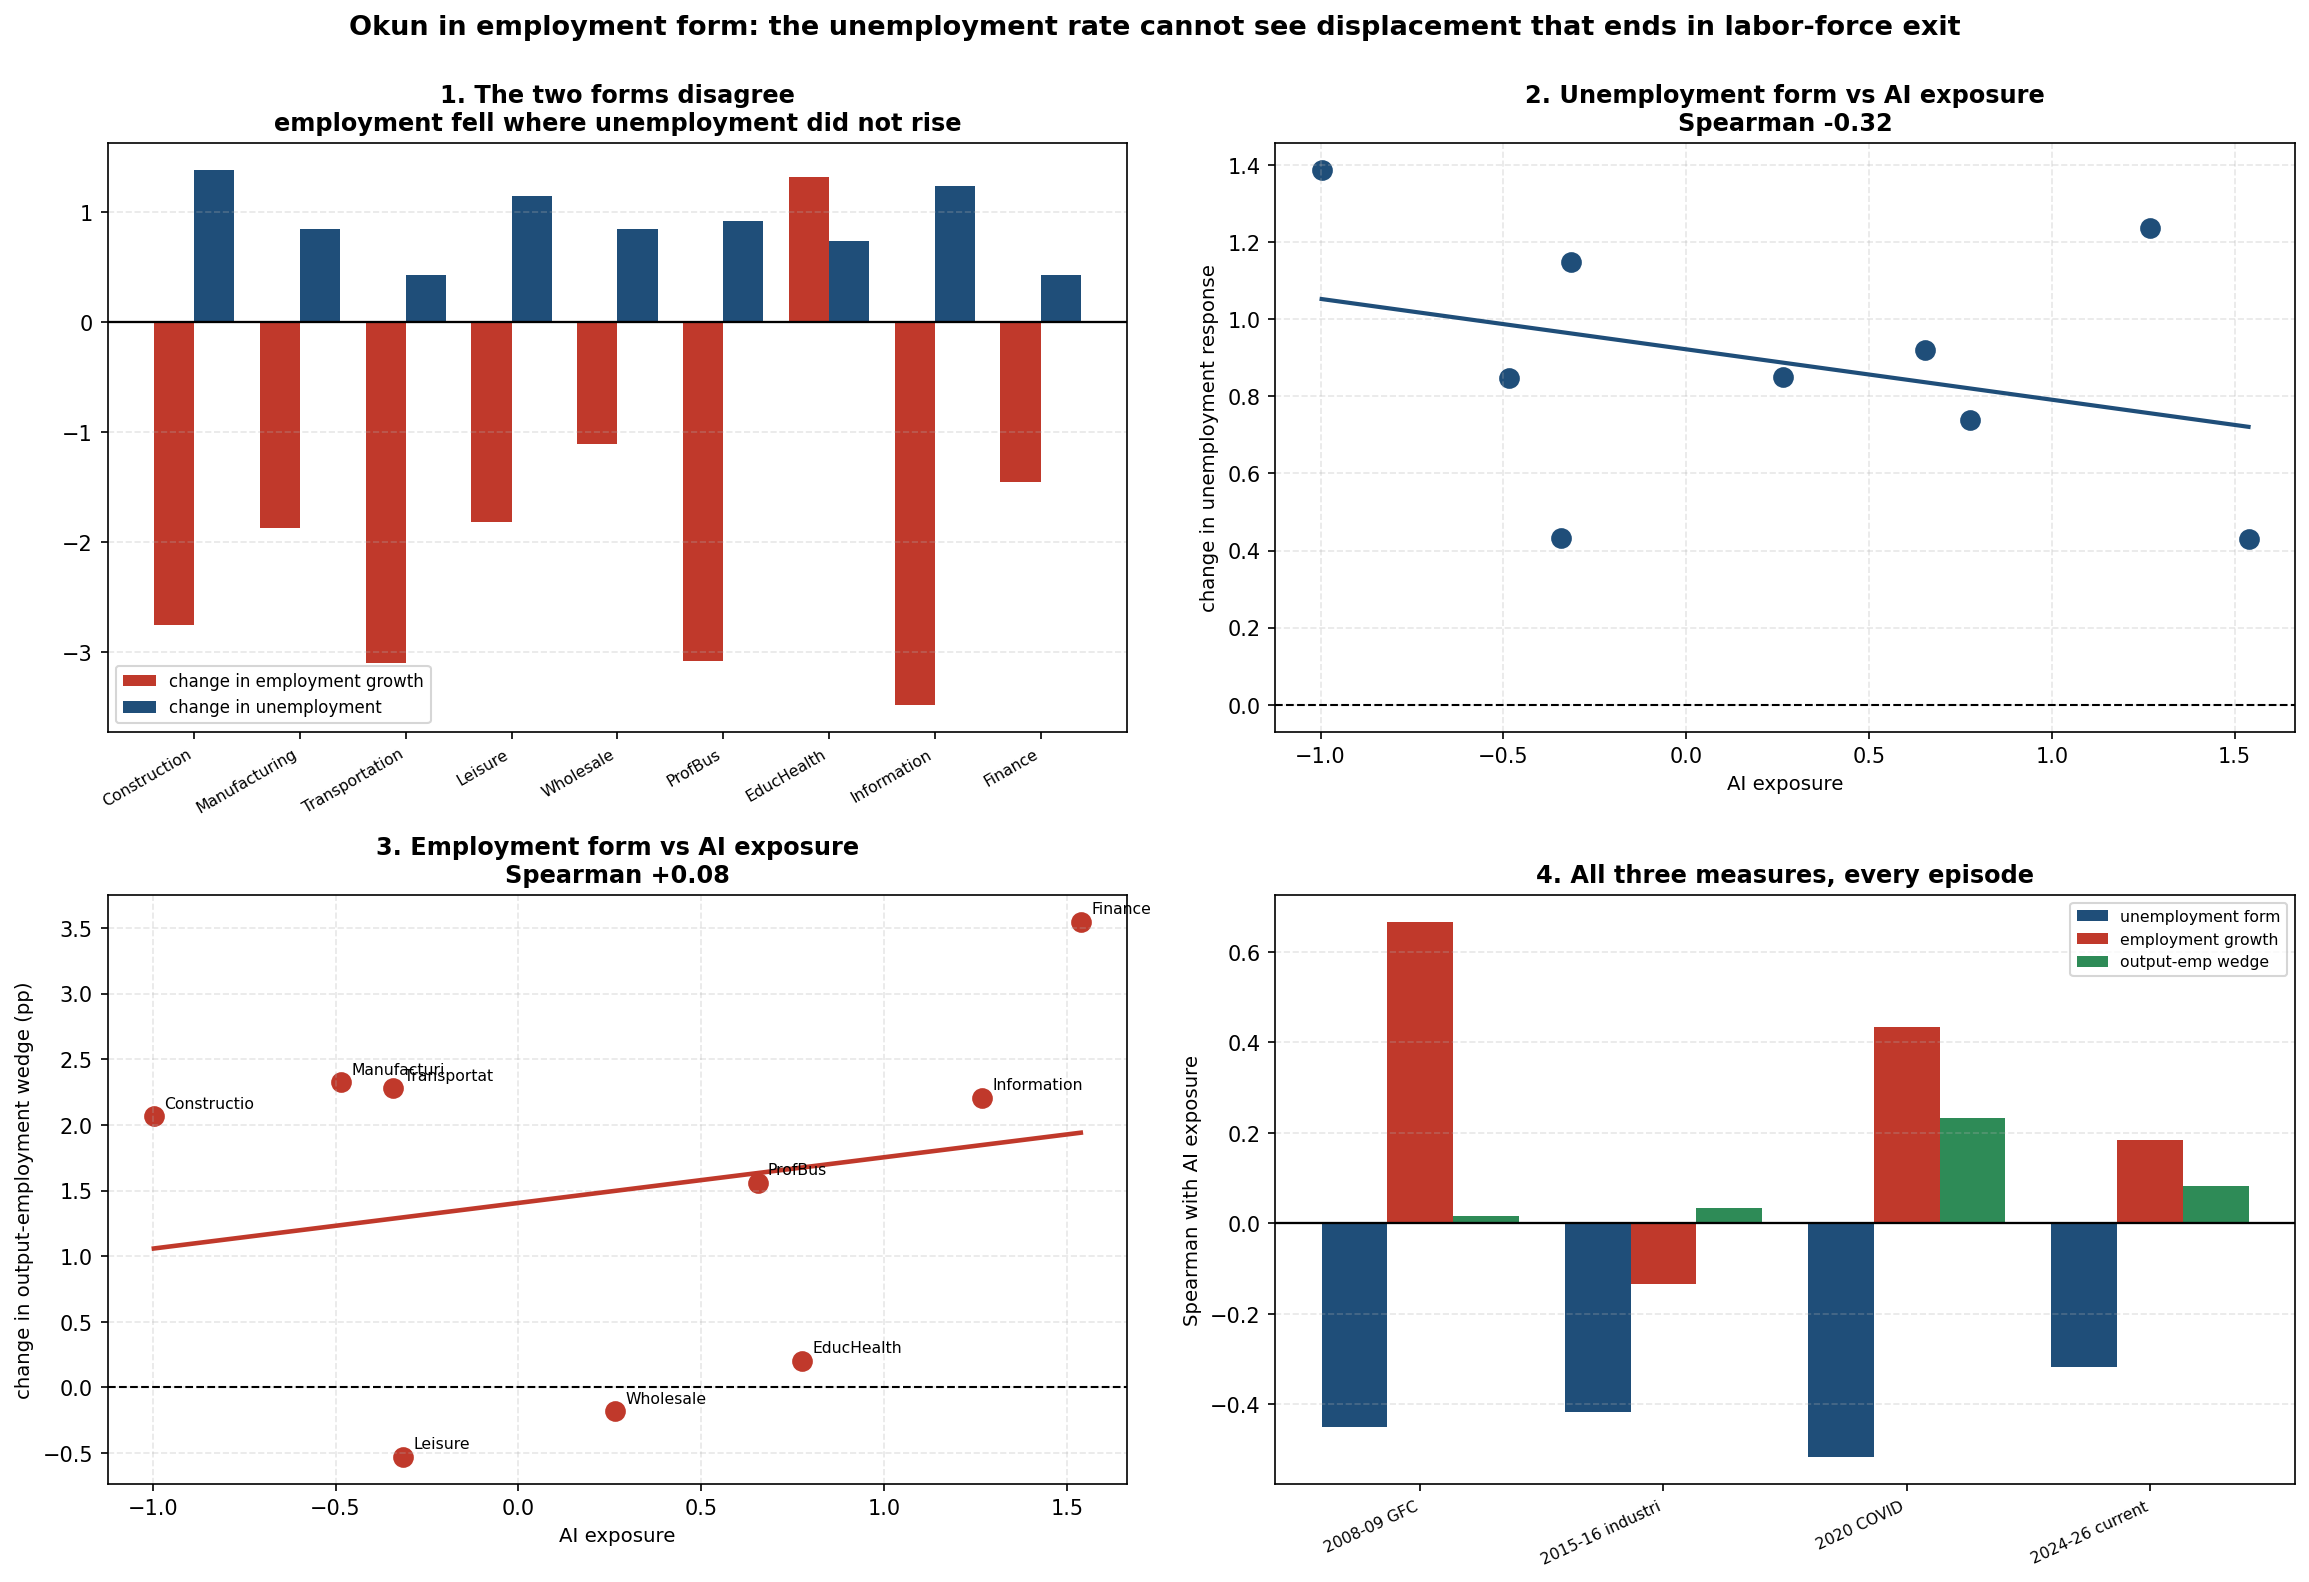

Recreate this plot in Python.
"""
okun_employment_form.py
Okun's Law measured on EMPLOYMENT rather than unemployment, and what the
unemployment form has been hiding.

THE PROBLEM
Every Okun test in this project measures the relationship between sector output
and the sector UNEMPLOYMENT RATE. The unemployment rate is

    unemployed / labor force

so it only moves when a displaced worker stays in the labor force and searches.
A worker who is displaced and EXITS the labor force, through retirement,
discouragement, or emigration, leaves employment but never enters the numerator.
Unemployment can therefore be flat or falling while employment is falling, and an
unemployment-based Okun measure registers nothing.

This is not hypothetical here. immigration_confound.py found construction
unemployment FELL 2.20pp between 2013-2019 and 2024-2025 while hiring collapsed
and each job posting yielded a third fewer hires. The unemployment rate said the
sector was fine. Employment said it was not.

The project already uses the employment form in places, in hiring_slowdown.py and
does_the_lag_solve_it.py, but every Okun-coefficient test uses the unemployment
form. Those are the tests reporting nulls.

THE TWO FORMS
  UNEMPLOYMENT FORM   d(unemployment rate)  against  output growth
                      the textbook version, and what this project has used

  EMPLOYMENT FORM     employment growth     against  output growth
                      the employment elasticity of output. Falls when output is
                      produced with less labor, which is what displacement means.

The wedge between output growth and employment growth is labor productivity
growth, so a widening wedge is output rising without the employment to match.

WHY AVERAGES RATHER THAN REGRESSION SLOPES
The previous test estimated slopes on 8-quarter episode windows of 4-quarter
differenced data, where consecutive observations share 3 of 4 quarters. Only 1 of
9 sector slopes differed significantly from zero, so those rankings were noise.
Differences in window MEANS are far more robust at this sample size, so the
headline measures here are mean-based, with the regression version reported
alongside for comparison rather than relied on.

THE TEST
For each sector and episode, compute the change from the pre-window to the
episode window in:
  (a) the unemployment response
  (b) employment growth
  (c) the output-employment wedge, that is productivity growth
and ask which of the three lines up with AI exposure, and whether (a) and (c)
disagree in the direction the labor-force-exit story predicts.

Reads FRED CSVs from FRED-Data/. Writes okun_employment_form.png.
"""

import os
import glob
import numpy as np
import pandas as pd
import matplotlib
matplotlib.use("Agg")
import matplotlib.pyplot as plt
from scipy import stats as sp_stats

HERE = os.path.dirname(os.path.abspath(__file__))
DATA = os.path.join(HERE, "FRED-Data") + os.sep

EPISODES = [
    ("2008-09 GFC",        ("2005", "2007"), ("2008", "2010"), "financial crisis"),
    ("2015-16 industrial", ("2012", "2014"), ("2015", "2016"), "oil bust"),
    ("2020 COVID",         ("2017", "2019"), ("2020", "2021"), "pandemic"),
    ("2024-26 current",    ("2013", "2019"), ("2024", "2026"), "THE TEST EPISODE"),
]
CURRENT = "2024-26 current"

S = {
    "Information":    (["information_sector_employment_USINFO.csv"],
                       "information_sector_value_added_RVAI.csv",
                       "information_sector_unemployment_rate_LNU04032237.csv", 1.268),
    "Finance":        (["finance_insurance_employment_CES5552000001.csv"],
                       "GDPDEFLATE:financial_activities_value_added_VAFI.csv",
                       "financial_activities_unemployment_rate_LNU04032238.csv", 1.538),
    "ProfBus":        (["professional_business_services_employment_USPBS.csv"],
                       "professional_business_services_value_added_RVAPBS.csv",
                       "professional_business_services_unemployment_rate_LNU04032239.csv", 0.654),
    "Wholesale":      (["wholesale_trade_employment_USWTRADE.csv"],
                       "wholesale_trade_value_added_RVAW.csv",
                       "wholesale_retail_trade_unemployment_rate_LNU04032235.csv", 0.264),
    "EducHealth":     (["education_health_employment_USEHS.csv"],
                       "health_care_social_assistance_value_added_RVAHCSA.csv",
                       "education_health_unemployment_rate_LNU04032240.csv", 0.775),
    "Manufacturing":  (["manufacturing_employment_MANEMP.csv"],
                       "manufacturing_value_added_RVAMA.csv",
                       "manufacturing_unemployment_rate_LNU04032232.csv", -0.484),
    "Transportation": (["transportation_warehousing_employment_CES4300000001.csv",
                        "utilities_employment_CES4422000001.csv"],
                       "transportation_warehousing_value_added_RVAT.csv",
                       "transportation_utilities_unemployment_rate_LNU04032236.csv", -0.342),
    "Construction":   (["construction_employment_USCONS.csv"],
                       "construction_value_added_RVAC.csv",
                       "construction_unemployment_rate_LNU04032231.csv", -0.997),
    "Leisure":        (["leisure_hospitality_employment_USLAH.csv"],
                       "leisure_hospitality_value_added_RVAAERAF.csv",
                       "leisure_hospitality_unemployment_rate_LNU04032241.csv", -0.315),
}


def find(f):
    if os.path.exists(DATA + f):
        return DATA + f
    return (glob.glob(DATA + "*" + f + "*") + glob.glob(DATA + "*" + f))[0]


def load(f):
    d = pd.read_csv(find(f))
    d.columns = [c.strip() for c in d.columns]
    d[d.columns[0]] = pd.to_datetime(d[d.columns[0]])
    d = d.set_index(d.columns[0])
    return pd.to_numeric(d.iloc[:, 0], errors="coerce").dropna()


def real_output(spec):
    if spec.startswith("GDPDEFLATE:"):
        nom = load(spec.split(":", 1)[1])
        gd = load("gdp_deflator_GDPDEF.csv")
        return nom / gd.reindex(nom.index).interpolate() * 100
    return load(spec)


def esum(fs):
    s = None
    for f in fs:
        x = load(f).resample("QS").mean()
        s = x if s is None else s.add(x, fill_value=np.nan)
    return s


def avg(series, y0, y1):
    x = series.loc[f"{y0}-01-01":f"{y1}-12-31"]
    return x.mean() if len(x) >= 4 else np.nan


EG, OG, DU, UL, AI = {}, {}, {}, {}, {}
for name, (efs, ospec, ufile, aiie) in S.items():
    AI[name] = aiie
    EG[name] = (esum(efs).pct_change(4) * 100).dropna()
    OG[name] = (real_output(ospec).pct_change(4) * 100).dropna()
    UL[name] = load(ufile).resample("QS").mean()          # LEVEL of the rate
    DU[name] = UL[name].diff(4).dropna()                  # YoY change in the rate

rows = []
for label, (p0, p1), (e0, e1), what in EPISODES:
    for name in S:
        d_u = avg(DU[name], e0, e1) - avg(DU[name], p0, p1)
        d_ul = avg(UL[name], e0, e1) - avg(UL[name], p0, p1)   # change in LEVEL
        d_e = avg(EG[name], e0, e1) - avg(EG[name], p0, p1)
        d_o = avg(OG[name], e0, e1) - avg(OG[name], p0, p1)
        rows.append(dict(episode=label, what=what, sector=name, aiie=AI[name],
                         d_unemp=d_u, d_ulevel=d_ul, d_emp=d_e, d_out=d_o,
                         d_wedge=d_o - d_e))
R = pd.DataFrame(rows)

print("=" * 100)
print("OKUN IN EMPLOYMENT FORM: what the unemployment form has been hiding")
print("=" * 100)

cur = R[R.episode == CURRENT].set_index("sector")
print("\n[1] THE CURRENT EPISODE, ALL THREE MEASURES SIDE BY SIDE")
print("    Change from the 2013-2019 baseline to 2024-2026.\n")
print(f"  {'sector':<16}{'AIIE':>7}{'d output':>10}{'d employment':>14}"
      f"{'d unemployment':>16}{'d wedge':>10}")
for s in cur.sort_values("aiie", ascending=False).index:
    r = cur.loc[s]
    print(f"  {s:<16}{r.aiie:>+7.2f}{r.d_out:>+10.2f}{r.d_emp:>+14.2f}"
          f"{r.d_unemp:>+16.2f}{r.d_wedge:>+10.2f}")

print("\n[2] THE BLIND SPOT, MEASURED DIRECTLY")
print("    Sectors where employment fell but unemployment did NOT rise are exactly")
print("    the cases the unemployment form cannot see.\n")
print("    NOTE: this uses the change in the unemployment rate LEVEL, not the change")
print("    in its year-over-year change. The level is the quantity the blind-spot")
print("    argument is about.\n")
print(f"  {'sector':<16}{'employment':>12}{'unemp level':>14}   interpretation")
hidden = []
for s in cur.index:
    r = cur.loc[s]
    if r.d_emp < 0 and r.d_ulevel <= 0:
        tag = "HIDDEN: jobs lost, no unemployment signal"
        hidden.append(s)
    elif r.d_emp < 0 and r.d_ulevel > 0:
        tag = "visible to both forms"
    else:
        tag = "employment held up"
    print(f"  {s:<16}{r.d_emp:>+12.2f}{r.d_ulevel:>+14.2f}   {tag}")
print(f"\n  Sectors invisible to the unemployment form: {len(hidden)} of 9  "
      f"({', '.join(hidden)})")

print("\n[3] WHICH MEASURE LINES UP WITH AI EXPOSURE?")
print("    Spearman across the nine sectors, current episode.\n")
print(f"  {'measure':<34}{'Spearman':>10}{'p':>9}   what a positive/negative means")
tests = [
    ("change in unemployment (2nd diff)", "d_unemp", "+ = exposed sectors' unemployment rose more"),
    ("change in unemployment LEVEL", "d_ulevel", "+ = exposed sectors' unemployment rose more"),
    ("change in employment growth", "d_emp", "- = exposed sectors lost more jobs"),
    ("change in output-emp wedge", "d_wedge", "+ = exposed sectors shed labor per unit output"),
]
for lbl, col, meaning in tests:
    sr, sp_ = sp_stats.spearmanr(cur.aiie, cur[col])
    print(f"  {lbl:<34}{sr:>+10.3f}{sp_:>9.3f}   {meaning}")

print("\n[4] THE SAME THREE MEASURES ACROSS EPISODES")
print("    If the employment form is picking up something real and technology-linked,")
print("    it should behave differently in the current episode than in the others.\n")
print(f"  {'episode':<22}{'d_unemp vs AI':>15}{'d_emp vs AI':>14}{'d_wedge vs AI':>16}")
for label, _, _, what in EPISODES:
    sub = R[R.episode == label].dropna(subset=["d_emp", "d_unemp", "d_wedge"])
    if len(sub) < 5:
        continue
    a = sp_stats.spearmanr(sub.aiie, sub.d_unemp)[0]
    b = sp_stats.spearmanr(sub.aiie, sub.d_emp)[0]
    c = sp_stats.spearmanr(sub.aiie, sub.d_wedge)[0]
    print(f"  {label:<22}{a:>+15.3f}{b:>+14.3f}{c:>+16.3f}")

print("\n[5] DOES THE LABOR FORCE ACTUALLY EXPLAIN THE GAP?")
print("    Implied sector labor force is not directly published, but the mechanism")
print("    leaves a signature: employment falling while unemployment also falls.\n")
both_down = cur[(cur.d_emp < 0) & (cur.d_ulevel < 0)]
print(f"  Sectors with employment growth DOWN and unemployment ALSO DOWN: "
      f"{len(both_down)} of 9")
for s in both_down.index:
    print(f"    {s:<16}employment {both_down.loc[s, 'd_emp']:+.2f}, "
          f"unemployment level {both_down.loc[s, 'd_ulevel']:+.2f}")
print("\n  That combination is arithmetically impossible without the labor force")
print("  shrinking, workers exiting the industry, or both. It is the fingerprint of")
print("  a measure that cannot see what happened.")

# ---- chart -----------------------------------------------------------------
fig, axes = plt.subplots(2, 2, figsize=(15.5, 10.5))

ax = axes[0, 0]
xs = np.arange(len(cur))
srt = cur.sort_values("aiie")
w = 0.38
ax.bar(xs - w/2, srt.d_emp, w, color="#c0392b", label="change in employment growth")
ax.bar(xs + w/2, srt.d_unemp, w, color="#1f4e79", label="change in unemployment")
ax.axhline(0, color="black", lw=1.1)
ax.set_xticks(xs); ax.set_xticklabels(srt.index, fontsize=7.5, rotation=30, ha="right")
ax.set_title("1. The two forms disagree\nemployment fell where unemployment did not rise",
             fontsize=11.5, fontweight="bold")
ax.legend(fontsize=8); ax.grid(True, axis="y", ls="--", alpha=0.3)

ax = axes[0, 1]
ax.scatter(cur.aiie, cur.d_unemp, s=80, color="#1f4e79", label="unemployment form")
sl, ic, _, _, _ = sp_stats.linregress(cur.aiie, cur.d_unemp)
xr = np.linspace(cur.aiie.min(), cur.aiie.max(), 30)
ax.plot(xr, ic + sl * xr, color="#1f4e79", lw=2.0)
ax.axhline(0, color="black", lw=1.0, ls="--")
ax.set_xlabel("AI exposure", fontsize=9.5)
ax.set_ylabel("change in unemployment response", fontsize=9.5)
ax.set_title(f"2. Unemployment form vs AI exposure\n"
             f"Spearman {sp_stats.spearmanr(cur.aiie, cur.d_unemp)[0]:+.2f}",
             fontsize=11.5, fontweight="bold")
ax.grid(True, ls="--", alpha=0.3)

ax = axes[1, 0]
ax.scatter(cur.aiie, cur.d_wedge, s=80, color="#c0392b")
for s in cur.index:
    ax.annotate(s[:11], (cur.loc[s, "aiie"], cur.loc[s, "d_wedge"]), xytext=(5, 4),
                textcoords="offset points", fontsize=7.5)
sl2, ic2, _, _, _ = sp_stats.linregress(cur.aiie, cur.d_wedge)
ax.plot(xr, ic2 + sl2 * xr, color="#c0392b", lw=2.2)
ax.axhline(0, color="black", lw=1.0, ls="--")
ax.set_xlabel("AI exposure", fontsize=9.5)
ax.set_ylabel("change in output-employment wedge (pp)", fontsize=9.5)
ax.set_title(f"3. Employment form vs AI exposure\n"
             f"Spearman {sp_stats.spearmanr(cur.aiie, cur.d_wedge)[0]:+.2f}",
             fontsize=11.5, fontweight="bold")
ax.grid(True, ls="--", alpha=0.3)

ax = axes[1, 1]
eps, uu, ee, ww = [], [], [], []
for label, _, _, _ in EPISODES:
    sub = R[R.episode == label].dropna(subset=["d_emp", "d_unemp", "d_wedge"])
    if len(sub) < 5:
        continue
    eps.append(label[:16])
    uu.append(sp_stats.spearmanr(sub.aiie, sub.d_unemp)[0])
    ee.append(sp_stats.spearmanr(sub.aiie, sub.d_emp)[0])
    ww.append(sp_stats.spearmanr(sub.aiie, sub.d_wedge)[0])
xi = np.arange(len(eps)); bw = 0.27
ax.bar(xi - bw, uu, bw, color="#1f4e79", label="unemployment form")
ax.bar(xi, ee, bw, color="#c0392b", label="employment growth")
ax.bar(xi + bw, ww, bw, color="#2e8b57", label="output-emp wedge")
ax.axhline(0, color="black", lw=1.1)
ax.set_xticks(xi); ax.set_xticklabels(eps, fontsize=7.5, rotation=25, ha="right")
ax.set_ylabel("Spearman with AI exposure", fontsize=9.5)
ax.set_title("4. All three measures, every episode", fontsize=11.5, fontweight="bold")
ax.legend(fontsize=7.5); ax.grid(True, axis="y", ls="--", alpha=0.3)

fig.suptitle("Okun in employment form: the unemployment rate cannot see displacement "
             "that ends in labor-force exit", fontsize=13, fontweight="bold", y=1.0)
plt.tight_layout()
out = os.path.join(HERE, "okun_employment_form.png")
plt.savefig(out, dpi=150, bbox_inches="tight")
print(f"\nChart saved: {out}")
